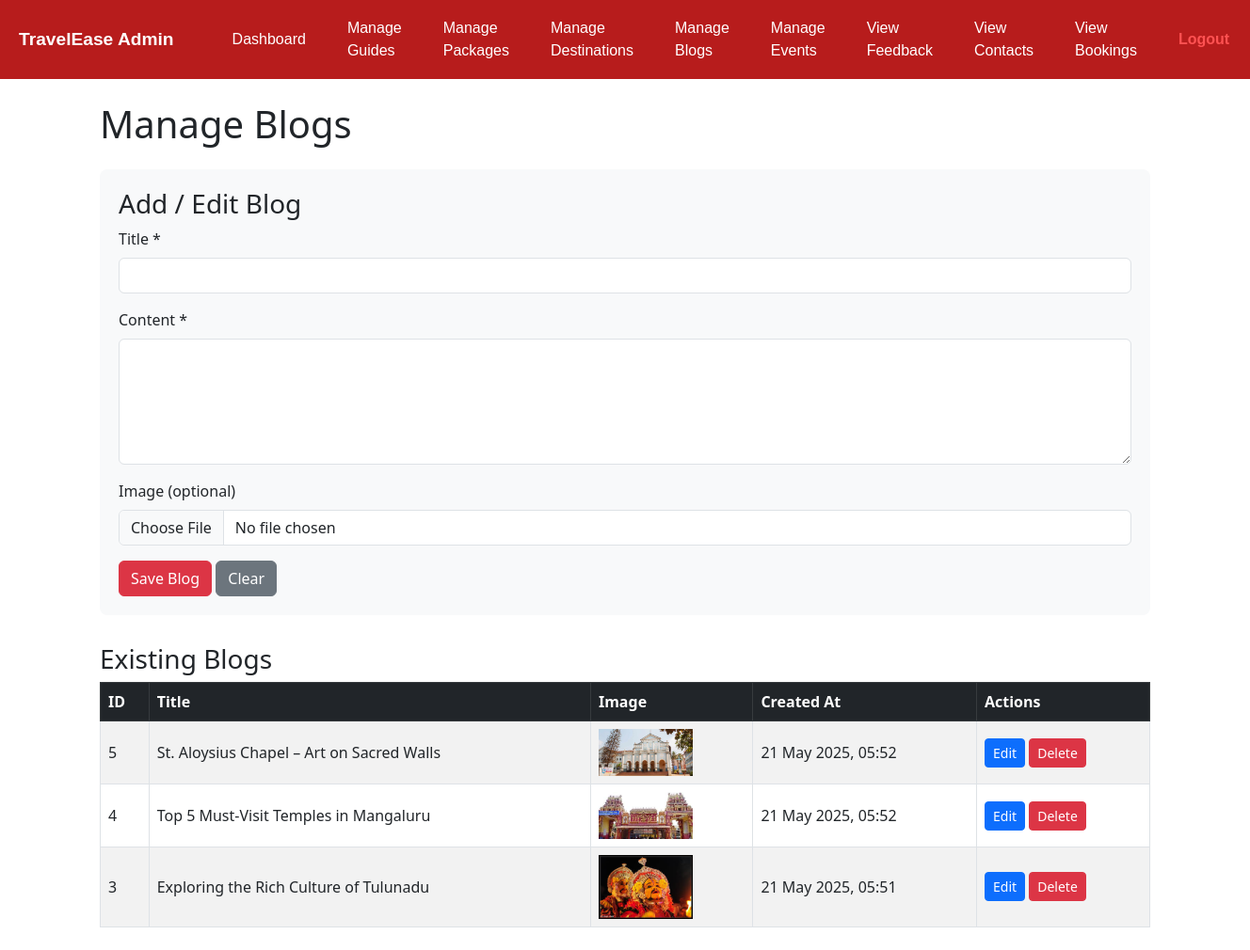
The app's page /admin/manage-blogs.php (signed in) with its own data.
### tables this page shows
CREATE TABLE `blogs` (
  `id` int(11) NOT NULL,
  `title` varchar(150) NOT NULL,
  `content` text DEFAULT NULL,
  `image` varchar(255) DEFAULT NULL,
  `created_at` timestamp NOT NULL DEFAULT current_timestamp()
);

### admin/manage-blogs.php (the view, shortened to what this page needs)
<?php
require_once '../config/db.php';
$stmt = $pdo->query("SELECT * FROM blogs ORDER BY created_at DESC");
$blogs = $stmt->fetchAll();
?>
<!DOCTYPE html>
<html lang="en">
<head>
<link href="https://cdn.jsdelivr.net/npm/bootstrap@5.3.0/dist/css/bootstrap.min.css" rel="stylesheet" />
</head>
<body>
<?php include 'nav.php'; ?>
<div class="container my-4">
  <h1 class="mb-4">Manage Blogs</h1>
  <div class="form-section">
    <h3>Add / Edit Blog</h3>
    <form method="post" enctype="multipart/form-data">
      <div class="mb-3">
        <label for="title" class="form-label">Title *</label>
        <input type="text" name="title" id="title" class="form-control" required />
      </div>
      <div class="mb-3">
        <label for="content" class="form-label">Content *</label>
        <textarea name="content" id="content" rows="5" class="form-control" required></textarea>
      </div>
      <div class="mb-3">
        <label for="image" class="form-label">Image (optional)</label>
        <input type="file" name="image" id="image" class="form-control" accept="image/*" />
      </div>
      <button type="submit" class="btn btn-danger">Save Blog</button>
      <button type="button" class="btn btn-secondary" id="resetForm">Clear</button>
    </form>
  </div>
  <h3>Existing Blogs</h3>
  <table class="table table-bordered table-striped align-middle">
    <thead class="table-dark">
      <tr>
        <th>ID</th>
        <th>Title</th>
        <th>Image</th>
        <th>Created At</th>
        <th>Actions</th>
      </tr>
    </thead>
    <tbody>
      <?php if ($blogs): ?>
        <?php foreach ($blogs as $blog): ?>
          <tr>
            <td><?php echo $blog['id']; ?></td>
            <td><?php echo htmlspecialchars($blog['title']); ?></td>
            <td>
              <?php if ($blog['image']): ?>
                <img src="../<?php echo htmlspecialchars($blog['image']); ?>" alt="Blog Image" class="blog-image-thumb" />
              <?php else: ?>
                No Image
              <?php endif; ?>
            </td>
            <td><?php echo date('d M Y, H:i', strtotime($blog['created_at'])); ?></td>
            <td>
              <button class="btn btn-sm btn-primary edit-btn"
                data-id="<?php echo $blog['id']; ?>"
                data-title="<?php echo htmlspecialchars($blog['title'], ENT_QUOTES); ?>"
                data-content="<?php echo htmlspecialchars($blog['content'], ENT_QUOTES); ?>"
                >Edit</button>
              <a href="?delete=<?php echo $blog['id']; ?>" class="btn btn-sm btn-danger" onclick="return confirm('Delete this blog?');">Delete</a>
            </td>
          </tr>
        <?php endforeach; ?>
      <?php else: ?>
        <tr><td colspan="5" class="text-center">No blogs found.</td></tr>
      <?php endif; ?>
    </tbody>
  </table>
</div>
</body>
</html>

### admin/manage-blogs.php (style rules this page uses)
.blog-image-thumb { max-width: 100px; max-height: 80px; object-fit: cover; }
.form-section { background: #f8f9fa; padding: 20px; margin-bottom: 30px; border-radius: 8px; }

### records on screen
blogs: id "5", title "St. Aloysius Chapel – Art on Sacred Walls", image (picture), created_at "21 May 2025, 05:52"
blogs: id "4", title "Top 5 Must-Visit Temples in Mangaluru", image (picture), created_at "21 May 2025, 05:52"
blogs: id "3", title "Exploring the Rich Culture of Tulunadu", image (picture), created_at "21 May 2025, 05:51"
